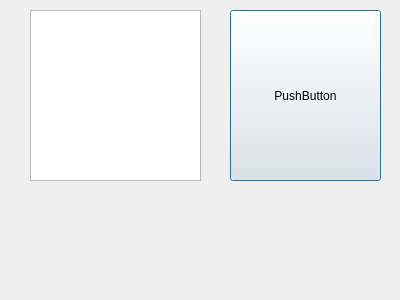
<?xml version="1.0" encoding="UTF-8"?>
<ui version="4.0">
 <class>Dialog</class>
 <widget class="QDialog" name="Dialog">
  <property name="geometry">
   <rect>
    <x>0</x>
    <y>0</y>
    <width>400</width>
    <height>300</height>
   </rect>
  </property>
  <property name="windowTitle">
   <string>Dialog</string>
  </property>
  <widget class="QTextEdit" name="textEdit">
   <property name="geometry">
    <rect>
     <x>30</x>
     <y>10</y>
     <width>171</width>
     <height>171</height>
    </rect>
   </property>
  </widget>
  <widget class="QPushButton" name="pushButton">
   <property name="geometry">
    <rect>
     <x>230</x>
     <y>10</y>
     <width>151</width>
     <height>171</height>
    </rect>
   </property>
   <property name="text">
    <string>PushButton</string>
   </property>
  </widget>
 </widget>
 <resources/>
 <connections/>
</ui>
